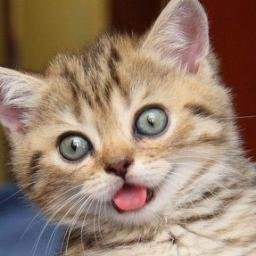
#> input picture Image_Compression/images/image_256_256.jpg, 256 x 256 px
$ python main.py
#> lines starting #> are read from the running program, lines starting #| are printed output that depends on the picture
### Image_Compression/kMeansClassifier.py
#!/usr/bin/env python3
# -*- coding: utf-8 -*-
"""
Created on Fri Dec  7 20:24:36 2018

Author: Gorkem Polat
e-mail: polatgorkem@gmail.com

Written with Spyder IDE
"""

import numpy as np

def k_means_classifier(clusterNumber, dataPoints):
    stoppingThreshold = 1

    clusterDimension = dataPoints.shape[1]
    clusters = np.random.randint(0, 255, (clusterNumber, clusterDimension))
    updatedClusters = np.array(clusters)
    indexes = np.zeros((dataPoints.shape[0]))

    iterationNumber=0
    while (iterationNumber<300):
        # 1 - Assign each data point to a cluster
        distances= np.zeros((clusterNumber, dataPoints.shape[0]))
        for k in range(clusterNumber):
            distances[k, :] = np.linalg.norm((dataPoints-clusters[k, :]), axis=1)

        indexes = np.argmin(distances, axis=0)

        # 2 - Update cluster centers
        for k in range(clusterNumber):
            updatedClusters[k, :] = np.average(dataPoints[indexes==k], axis=0)

        # Check update change size
        if (np.linalg.norm(updatedClusters-clusters) < stoppingThreshold):
            break
        else:
            clusters=np.array(updatedClusters)

        iterationNumber = iterationNumber + 1

    #print("K-means completed in "+str(iterationNumber)+" iteration")
    return clusters, indexes


### Image_Compression/main.py
#!/usr/bin/env python3
# -*- coding: utf-8 -*-
"""
Created on Sun Dec  2 11:59:33 2018

Author: Gorkem Polat
e-mail: polatgorkem@gmail.com

Written with Spyder IDE
"""

import numpy as np
from matplotlib.image import imread
import matplotlib.pyplot as plt
from kMeansClassifier import k_means_classifier

c=16
k=8

image = imread("images/image_256_256.jpg")
#> image is the input picture: shape (256, 256, 3); mean R, G, B 151.5, 126.8, 108.6

# ------------------------------  Encoding  -----------------------------------
# NOTE: image is assumed to have equal size in width and height
strideNumber = int(image.shape[0] / c)
#> strideNumber = 16
numberOfDataPoints = (strideNumber**2)
#> numberOfDataPoints = 256
dimensionOfData = c**2

dataPoints_R = np.zeros((numberOfDataPoints, dimensionOfData))
dataPoints_G = np.zeros((numberOfDataPoints, dimensionOfData))
dataPoints_B = np.zeros((numberOfDataPoints, dimensionOfData))

# For red channel
counter=0
for i in range(strideNumber):
    for j in range(strideNumber):
        dataPoints_R[counter] = np.reshape(image[i*c:(i+1)*c, j*c:(j+1)*c, 0], c**2)
        counter=counter+1
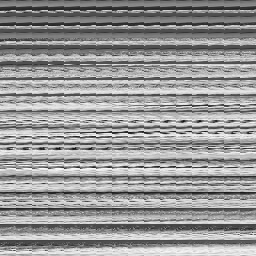
#> dataPoints_R: shape (256, 256) float64; min 14, max 252, mean 151.5
#> after the loop, counter = 256

# For green channel
counter=0
for i in range(strideNumber):
    for j in range(strideNumber):
        dataPoints_G[counter] = np.reshape(image[i*c:(i+1)*c, j*c:(j+1)*c, 1], c**2)
        counter=counter+1
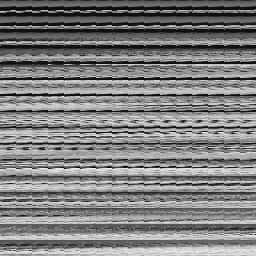
#> dataPoints_G: shape (256, 256) float64; min 0, max 242, mean 126.8
#> after the loop, counter = 256

# For blue channel
counter=0
for i in range(strideNumber):
    for j in range(strideNumber):
        dataPoints_B[counter] = np.reshape(image[i*c:(i+1)*c, j*c:(j+1)*c, 2], c**2)
        counter=counter+1
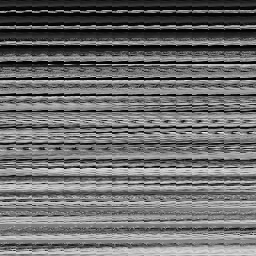
#> dataPoints_B: shape (256, 256) float64; min 0, max 244, mean 108.6
#> after the loop, counter = 256

m_R, labels_R = k_means_classifier(k, dataPoints_R)
#> after the loop in k_means_classifier, `while (iterationNumber<300):`: iterationNumber = 9
#> labels_R = 256 values, max 7 at index 55, min 0 at index 0, mean 2.91
m_G, labels_G = k_means_classifier(k, dataPoints_G)
#> labels_G = 256 values, max 7 at index 10, min 0 at index 11, mean 3.66
m_B, labels_B = k_means_classifier(k, dataPoints_B)
#> labels_B = 256 values, max 7 at index 0, min 0 at index 10, mean 2.66

# -----------------------------------------------------------------------------

# ----------------------------  Transmission  ---------------------------------
transmittedIndexes_R = labels_R
#> transmittedIndexes_R has the same summary as labels_R
transmittedVectors_R = m_R.astype(int)

transmittedIndexes_G = labels_G
#> transmittedIndexes_G has the same summary as labels_G
transmittedVectors_G = m_G.astype(int)

transmittedIndexes_B = labels_B
#> transmittedIndexes_B has the same summary as labels_B
transmittedVectors_B = m_B.astype(int)
# -----------------------------------------------------------------------------

# ------------------------------  Decoding  -----------------------------------

# Find the reconstructed image size
size = int(transmittedIndexes_R.shape[0]**(0.5))*c
#> size = 256

reconstructedImage_R = np.zeros((size, size))
reconstructedImage_G = np.zeros((size, size))
reconstructedImage_B = np.zeros((size, size))

reconstructedStrideNumber = int(transmittedIndexes_R.shape[0]**(0.5))
#> reconstructedStrideNumber = 16

# Reconstrcut red, green, and blue channels
for i in range(transmittedIndexes_R.shape[0]):
    columnNumber = (i % reconstructedStrideNumber)*c
    rowNumber = int(i / reconstructedStrideNumber)*c

    vector = transmittedVectors_R[transmittedIndexes_R[i]]
    reconstructedImage_R[rowNumber:rowNumber+c, columnNumber:columnNumber+c] = \
    (np.reshape(vector, (c, c)))

    vector = transmittedVectors_G[transmittedIndexes_G[i]]
    reconstructedImage_G[rowNumber:rowNumber+c, columnNumber:columnNumber+c] = \
    (np.reshape(vector, (c, c)))

    vector = transmittedVectors_B[transmittedIndexes_B[i]]
    reconstructedImage_B[rowNumber:rowNumber+c, columnNumber:columnNumber+c] = \
    (np.reshape(vector, (c, c)))
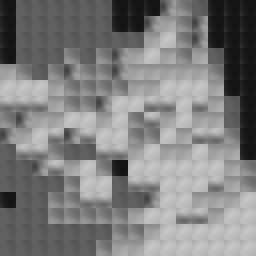
#> reconstructedImage_G: shape (256, 256) float64; min 20, max 199, mean 126.3
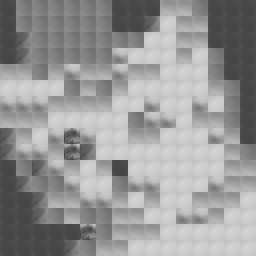
#> reconstructedImage_R: shape (256, 256) float64; min 56, max 212, mean 151

# Form the final image
reconstructedImage = np.zeros((size, size, 3))
reconstructedImage[:,:,0] = reconstructedImage_R
reconstructedImage[:,:,1] = reconstructedImage_G
reconstructedImage[:,:,2] = reconstructedImage_B
reconstructedImage = reconstructedImage.astype(int)

# -----------------------------------------------------------------------------
# Reconstruction error
reconstructedPoints_R = np.zeros((transmittedIndexes_R.shape[0], c*c))
reconstructedPoints_G = np.zeros((transmittedIndexes_G.shape[0], c*c))
reconstructedPoints_B = np.zeros((transmittedIndexes_B.shape[0], c*c))
for i in range(transmittedIndexes_R.shape[0]):
    reconstructedPoints_R[i] = transmittedVectors_R[transmittedIndexes_R[i]]
    reconstructedPoints_G[i] = transmittedVectors_G[transmittedIndexes_G[i]]
    reconstructedPoints_B[i] = transmittedVectors_B[transmittedIndexes_B[i]]
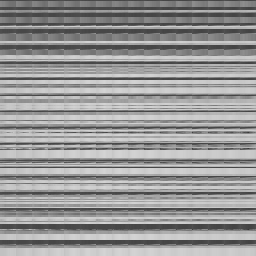
#> reconstructedPoints_R: shape (256, 256) float64; min 56, max 212, mean 151

reconstructionError = np.sum(np.linalg.norm((dataPoints_R-reconstructedPoints_R), axis=1)**2) + \
                      np.sum(np.linalg.norm((dataPoints_G-reconstructedPoints_G), axis=1)**2) + \
                      np.sum(np.linalg.norm((dataPoints_B-reconstructedPoints_B), axis=1)**2)
#> reconstructionError = 149463148

print("Reconstruction error: " + str(reconstructionError))
#| Reconstruction error: 149463148.0

# Compression rate
# It is assumed that each pixel is represented by 8 bis
originalData = image.shape[0]*image.shape[0]*8*3
#> originalData = 1572864
compressedData = (((image.shape[0]/c)**2)*np.log2(k) + k*c*c*8)*3
#> compressedData = 51456
compression = int(originalData/compressedData)
#> compression = 30

print("Compression rate: "+str(compression))
#| Compression rate: 30

# Show the original and reconstructed image
f, axes = plt.subplots(1, 2)
f.suptitle("Compression result for k= "+str(k)+" c= "+str(c))
axes[0].imshow(image)
axes[0].set_title("Original Image")
axes[1].imshow(reconstructedImage)
axes[1].set_title("Reconstructed Image")


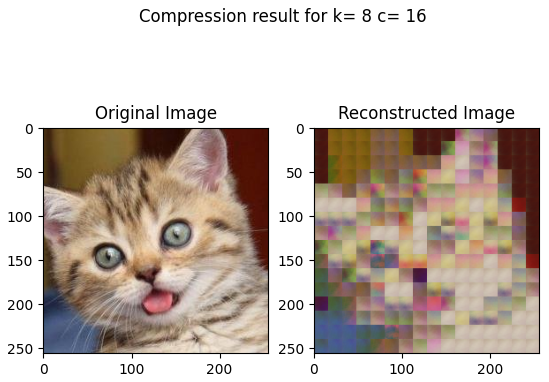
#> figure drawn by matplotlib, 2 panels
